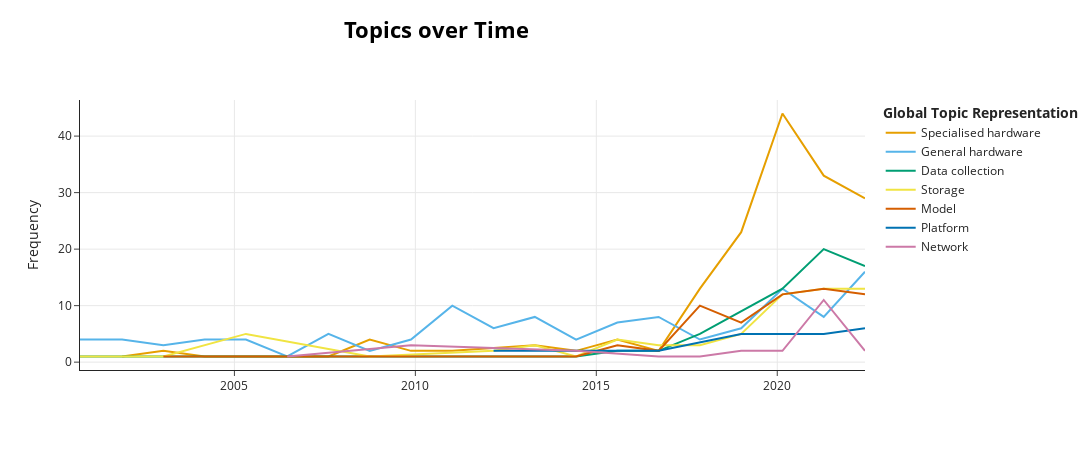

This figure's notebook cell:
### Code cell
timestamps = pd.to_datetime(sofai['publication_date_EPO'], format='%Y%m%d').to_list()
topics_over_time = topic_model.topics_over_time(abstracts, timestamps, nr_bins=20)
# or use one of the other topic representations, like KeyBERTInspired
topic_model.set_topic_labels({0: "Specialised hardware", 1: "General hardware", 2: "Data collection", 3: "Storage", 4: "Model", 5: "Platform", 6: "Network"})

topic_model.visualize_topics_over_time(topics_over_time, custom_labels=True)

### Figure 1 — Plotly figure (JSON) as saved in the notebook; plotly's stock layout.template omitted (floating-point values rounded to 4 significant figures)
{"data": [{"hoverinfo": "text", "hovertext": ["<b>Topic 0</b><br>Words: clock, signal, processor, xport, memory", "<b>Topic 0</b><br>Words: data, pae, sep, unit, bus", "<b>Topic 0</b><br>Words: unit, data, computer unit, bus, registers", "<b>Topic 0</b><br>Words: output, data, rail, mode, bit", "<b>Topic 0</b><br>Words: frequency voltage, voltage, voltage control, mt, control", "<b>Topic 0</b><br>Words: computational, computational elements, configuration, elements, data", "<b>Topic 0</b><br>Words: data, clock, processor, unit, pae", "<b>Topic 0</b><br>Words: smoi, bit, instruction, epu, one", "<b>Topic 0</b><br>Words: control, processing, voltage, frequency voltage, voltage control", "<b>Topic 0</b><br>Words: core, fifo, latency fifo, latency, block", "<b>Topic 0</b><br>Words: data, one, unit, memory, processing", "<b>Topic 0</b><br>Words: data, training, encrypted, result data, model data", "<b>Topic 0</b><br>Words: precision, plurality, processing, unit, plurality processing", "<b>Topic 0</b><br>Words: data, one, instruction, processing, input", "<b>Topic 0</b><br>Words: data, processing, operation, network, unit", "<b>Topic 0</b><br>Words: data, memory, processing, instruction, sep", "<b>Topic 0</b><br>Words: one, data, memory, processing, instruction"], "marker": {"color": "#E69F00"}, "mode": "lines", "name": "Specialised hardware", "type": "scatter", "x": ["2001-11-24T12:00:00", "2003-01-15T00:00:00", "2004-03-06T12:00:00", "2006-06-17T12:00:00", "2007-08-08T00:00:00", "2008-09-27T12:00:00", "2009-11-18T00:00:00", "2011-01-08T12:00:00", "2013-04-20T12:00:00", "2014-06-11T00:00:00", "2015-08-01T12:00:00", "2016-09-21T00:00:00", "2017-11-11T12:00:00", "2019-01-02T00:00:00", "2020-02-22T12:00:00", "2021-04-14T00:00:00", "2022-06-04T12:00:00"], "y": [1, 2, 1, 1, 1, 4, 2, 2, 3, 2, 4, 2, 13, 23, 44, 33, 29]}, {"hoverinfo": "text", "hovertext": ["<b>Topic 1</b><br>Words: power, bus, supply, power supply, output", "<b>Topic 1</b><br>Words: power, microprocessor, unit, circuit, supply", "<b>Topic 1</b><br>Words: buffer, signal, bus, first, power", "<b>Topic 1</b><br>Words: power, voltage, dc, input, output", "<b>Topic 1</b><br>Words: power, run time, translation, language, time", "<b>Topic 1</b><br>Words: power consumption, consumption, consumption metric, power, consumption computer", "<b>Topic 1</b><br>Words: power, signal, first, switch, partition", "<b>Topic 1</b><br>Words: user, mobile, message, device, mobile device", "<b>Topic 1</b><br>Words: power, device, hcl, legacy, expansion", "<b>Topic 1</b><br>Words: power, mode, supply, power supply, first", "<b>Topic 1</b><br>Words: power, partition, supply, device, port", "<b>Topic 1</b><br>Words: image, image forming, forming, power, mode", "<b>Topic 1</b><br>Words: power, circuit, first, second, first second", "<b>Topic 1</b><br>Words: voice, voice recognition, recognition, power, second", "<b>Topic 1</b><br>Words: dc, power, supply, voice, dc bus", "<b>Topic 1</b><br>Words: voice, power, voice control, voice data, control", "<b>Topic 1</b><br>Words: power, data, operation, unit, dc", "<b>Topic 1</b><br>Words: power, memory, input, second, first", "<b>Topic 1</b><br>Words: power, voltage, resonant, input voltage, supply", "<b>Topic 1</b><br>Words: power, first, second, device, ups"], "marker": {"color": "#56B4E9"}, "mode": "lines", "name": "General hardware", "type": "scatter", "x": ["2000-09-25T16:04:48", "2001-11-24T12:00:00", "2003-01-15T00:00:00", "2004-03-06T12:00:00", "2005-04-27T00:00:00", "2006-06-17T12:00:00", "2007-08-08T00:00:00", "2008-09-27T12:00:00", "2009-11-18T00:00:00", "2011-01-08T12:00:00", "2012-02-29T00:00:00", "2013-04-20T12:00:00", "2014-06-11T00:00:00", "2015-08-01T12:00:00", "2016-09-21T00:00:00", "2017-11-11T12:00:00", "2019-01-02T00:00:00", "2020-02-22T12:00:00", "2021-04-14T00:00:00", "2022-06-04T12:00:00"], "y": [4, 4, 3, 4, 4, 1, 5, 2, 4, 10, 6, 8, 4, 7, 8, 4, 6, 13, 8, 16]}, {"hoverinfo": "text", "hovertext": ["<b>Topic 2</b><br>Words: noise, acoustic, signal, acoustic signal, device", "<b>Topic 2</b><br>Words: amplitude, acoustic signal, acoustic, differentiated amplitude, neurones", "<b>Topic 2</b><br>Words: chronicles, log, alarms, partial, frequent chronicles", "<b>Topic 2</b><br>Words: lookup, lookup table, value domain, table, domain", "<b>Topic 2</b><br>Words: data, output data, spatial relationships, spatially dependent, comprising", "<b>Topic 2</b><br>Words: implantation, ion, used, maintain alignment, align patterns", "<b>Topic 2</b><br>Words: analysis audio, audio feature, extraction analysis, feature data, extraction", "<b>Topic 2</b><br>Words: time series, series data, series, time, data", "<b>Topic 2</b><br>Words: tunnel, brightness, tunnel entrance, entrance section, entrance", "<b>Topic 2</b><br>Words: generative layer, building device, layer building, data processing, parameter", "<b>Topic 2</b><br>Words: device, image, module, mobile, mobile device", "<b>Topic 2</b><br>Words: device, one, model, facial, user", "<b>Topic 2</b><br>Words: model, image, first, information, learning", "<b>Topic 2</b><br>Words: model, image, feature, processing, device"], "marker": {"color": "#009E73"}, "mode": "lines", "name": "Data collection", "type": "scatter", "x": ["2000-09-25T16:04:48", "2004-03-06T12:00:00", "2005-04-27T00:00:00", "2006-06-17T12:00:00", "2007-08-08T00:00:00", "2011-01-08T12:00:00", "2014-06-11T00:00:00", "2015-08-01T12:00:00", "2016-09-21T00:00:00", "2017-11-11T12:00:00", "2019-01-02T00:00:00", "2020-02-22T12:00:00", "2021-04-14T00:00:00", "2022-06-04T12:00:00"], "y": [1, 1, 1, 1, 1, 1, 1, 2, 2, 5, 9, 13, 20, 17]}, {"hoverinfo": "text", "hovertext": ["<b>Topic 3</b><br>Words: cells, neural cells, methods storing, methods, storing neural", "<b>Topic 3</b><br>Words: bus, memory, data, input output, processors", "<b>Topic 3</b><br>Words: moving, disk, picture, moving picture, information", "<b>Topic 3</b><br>Words: graphic, graphic controller, image data, data, image", "<b>Topic 3</b><br>Words: object, displayed perspective, second object, displayed, perspective", "<b>Topic 3</b><br>Words: node, remote, remote node, resource, master", "<b>Topic 3</b><br>Words: distributed data, storage, data storage, data, distributed", "<b>Topic 3</b><br>Words: board, component, data, library, substance", "<b>Topic 3</b><br>Words: data, control, node, compute, application", "<b>Topic 3</b><br>Words: folder, dynamic folder, spatial arrangement, folder icon, icon", "<b>Topic 3</b><br>Words: sled, data, storage, data storage, storage sled", "<b>Topic 3</b><br>Words: data, commodity, customization, power, user", "<b>Topic 3</b><br>Words: luma, image, luma image, images, reference luma", "<b>Topic 3</b><br>Words: sep sep, sep, data, example, circuitry"], "marker": {"color": "#F0E442"}, "mode": "lines", "name": "Storage", "type": "scatter", "x": ["2000-09-25T16:04:48", "2003-01-15T00:00:00", "2005-04-27T00:00:00", "2008-09-27T12:00:00", "2012-02-29T00:00:00", "2013-04-20T12:00:00", "2014-06-11T00:00:00", "2015-08-01T12:00:00", "2016-09-21T00:00:00", "2017-11-11T12:00:00", "2019-01-02T00:00:00", "2020-02-22T12:00:00", "2021-04-14T00:00:00", "2022-06-04T12:00:00"], "y": [1, 1, 5, 1, 2, 3, 1, 4, 3, 3, 5, 12, 13, 13]}, {"hoverinfo": "text", "hovertext": ["<b>Topic 4</b><br>Words: clustering data, data compression, clustering, compression, data", "<b>Topic 4</b><br>Words: penalty, optimization, constraint, objective function, objective", "<b>Topic 4</b><br>Words: imsas, imsa, collective, graphics, one", "<b>Topic 4</b><br>Words: pattern, pattern recognition, messages, simplification, recognition pattern", "<b>Topic 4</b><br>Words: encoding labels, values capture, labels values, capture information, information flows", "<b>Topic 4</b><br>Words: features, sequential, schedule features, sequential schedule, feature sequential", "<b>Topic 4</b><br>Words: supercharger, optimizing supercharger, population based, supercharger performance, networks optimizing", "<b>Topic 4</b><br>Words: medical, medical image, plurality, color, unit cores", "<b>Topic 4</b><br>Words: model, analytical, customer, analytical model, model components", "<b>Topic 4</b><br>Words: graphics, one, processor, data, embodiments", "<b>Topic 4</b><br>Words: graphics, word, processing, one, processor", "<b>Topic 4</b><br>Words: graphics, one, data, processor, memory"], "marker": {"color": "#D55E00"}, "mode": "lines", "name": "Model", "type": "scatter", "x": ["2003-01-15T00:00:00", "2004-03-06T12:00:00", "2006-06-17T12:00:00", "2012-02-29T00:00:00", "2014-06-11T00:00:00", "2015-08-01T12:00:00", "2016-09-21T00:00:00", "2017-11-11T12:00:00", "2019-01-02T00:00:00", "2020-02-22T12:00:00", "2021-04-14T00:00:00", "2022-06-04T12:00:00"], "y": [1, 1, 1, 1, 1, 3, 2, 10, 7, 12, 13, 12]}, {"hoverinfo": "text", "hovertext": ["<b>Topic 5</b><br>Words: command input, input steps, plurality functions, function plurality, one function", "<b>Topic 5</b><br>Words: local coherency, virtualized input, strands, strands hardware, manage strands", "<b>Topic 5</b><br>Words: bios, performance, bios performance, performance profiles, performance profile", "<b>Topic 5</b><br>Words: program source, source code, source, program, execution", "<b>Topic 5</b><br>Words: application, applications, set, set applications, analysis platform", "<b>Topic 5</b><br>Words: workload, values, standard deviation, workload model, observed workload", "<b>Topic 5</b><br>Words: optimization, generation, matrix multiplier, driven optimization, coupon", "<b>Topic 5</b><br>Words: optimization, expression, value, example, generation"], "marker": {"color": "#0072B2"}, "mode": "lines", "name": "Platform", "type": "scatter", "x": ["2012-02-29T00:00:00", "2014-06-11T00:00:00", "2015-08-01T12:00:00", "2016-09-21T00:00:00", "2019-01-02T00:00:00", "2020-02-22T12:00:00", "2021-04-14T00:00:00", "2022-06-04T12:00:00"], "y": [2, 2, 2, 2, 5, 5, 5, 6]}, {"hoverinfo": "text", "hovertext": ["<b>Topic 6</b><br>Words: time, data network, data, transmission, communication", "<b>Topic 6</b><br>Words: analytical, flows, queue, flow, event", "<b>Topic 6</b><br>Words: vnics, processing complex, nic, processing, virtual", "<b>Topic 6</b><br>Words: streaming, streaming data, data, first streaming, type", "<b>Topic 6</b><br>Words: object induced, interaction networks, descriptors comparing, induced information, plurality interaction", "<b>Topic 6</b><br>Words: traffic, network, synthetic, code, real", "<b>Topic 6</b><br>Words: voice, voice recognition, recognition, recognition processing, led", "<b>Topic 6</b><br>Words: code, sound, monaural, extended, string", "<b>Topic 6</b><br>Words: bandwidth, service, period, service flow, bandwidth adjustment"], "marker": {"color": "#CC79A7"}, "mode": "lines", "name": "Network", "type": "scatter", "x": ["2006-06-17T12:00:00", "2009-11-18T00:00:00", "2014-06-11T00:00:00", "2016-09-21T00:00:00", "2017-11-11T12:00:00", "2019-01-02T00:00:00", "2020-02-22T12:00:00", "2021-04-14T00:00:00", "2022-06-04T12:00:00"], "y": [1, 3, 2, 1, 1, 2, 2, 11, 2]}], "layout": {"height": 450, "hoverlabel": {"bgcolor": "white", "font": {"family": "Rockwell", "size": 16}}, "legend": {"title": {"text": "<b>Global Topic Representation"}}, "title": {"font": {"color": "Black", "size": 22}, "text": "<b>Topics over Time</b>", "x": 0.4, "xanchor": "center", "y": 0.95, "yanchor": "top"}, "width": 1250, "xaxis": {"showgrid": true}, "yaxis": {"showgrid": true, "title": {"text": "Frequency"}}}}
